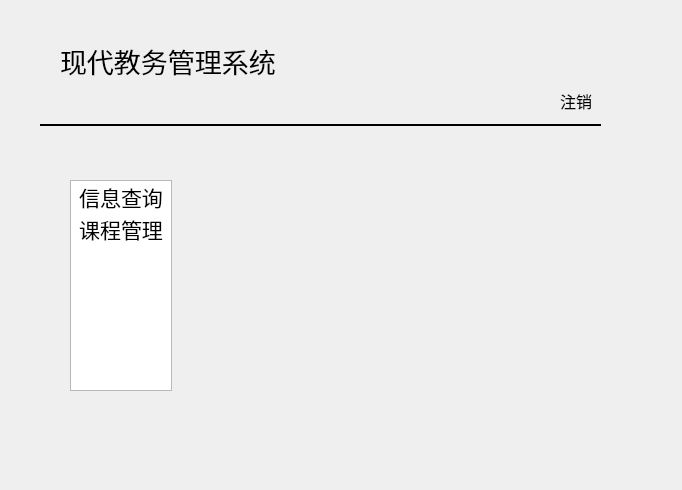
<?xml version="1.0" encoding="UTF-8"?>
<ui version="4.0">
 <class>admin</class>
 <widget class="QWidget" name="admin">
  <property name="geometry">
   <rect>
    <x>0</x>
    <y>0</y>
    <width>682</width>
    <height>490</height>
   </rect>
  </property>
  <property name="maximumSize">
   <size>
    <width>16777215</width>
    <height>16777215</height>
   </size>
  </property>
  <property name="windowTitle">
   <string>MainWindow</string>
  </property>
  <widget class="QLabel" name="label">
   <property name="geometry">
    <rect>
     <x>60</x>
     <y>40</y>
     <width>221</width>
     <height>41</height>
    </rect>
   </property>
   <property name="font">
    <font>
     <family>微软雅黑</family>
     <pointsize>20</pointsize>
    </font>
   </property>
   <property name="text">
    <string>现代教务管理系统</string>
   </property>
  </widget>
  <widget class="QLabel" name="label_2">
   <property name="geometry">
    <rect>
     <x>560</x>
     <y>90</y>
     <width>41</width>
     <height>21</height>
    </rect>
   </property>
   <property name="font">
    <font>
     <family>微软雅黑</family>
     <pointsize>12</pointsize>
    </font>
   </property>
   <property name="text">
    <string>注销</string>
   </property>
  </widget>
  <widget class="Line" name="line">
   <property name="geometry">
    <rect>
     <x>40</x>
     <y>110</y>
     <width>561</width>
     <height>31</height>
    </rect>
   </property>
   <property name="font">
    <font>
     <family>微软雅黑</family>
     <pointsize>12</pointsize>
     <weight>75</weight>
     <bold>true</bold>
    </font>
   </property>
   <property name="frameShadow">
    <enum>QFrame::Plain</enum>
   </property>
   <property name="lineWidth">
    <number>2</number>
   </property>
   <property name="orientation">
    <enum>Qt::Horizontal</enum>
   </property>
  </widget>
  <widget class="QWidget" name="gridLayoutWidget">
   <property name="geometry">
    <rect>
     <x>70</x>
     <y>180</y>
     <width>508</width>
     <height>211</height>
    </rect>
   </property>
   <layout class="QGridLayout" name="gridLayout">
    <item row="0" column="0">
     <widget class="QListWidget" name="listWidget">
      <property name="minimumSize">
       <size>
        <width>100</width>
        <height>0</height>
       </size>
      </property>
      <item>
       <property name="text">
        <string>信息查询</string>
       </property>
       <property name="font">
        <font>
         <family>微软雅黑</family>
         <pointsize>16</pointsize>
         <strikeout>false</strikeout>
        </font>
       </property>
       <property name="textAlignment">
        <set>AlignHCenter|AlignVCenter|AlignCenter</set>
       </property>
      </item>
      <item>
       <property name="text">
        <string>课程管理</string>
       </property>
       <property name="font">
        <font>
         <family>微软雅黑</family>
         <pointsize>16</pointsize>
        </font>
       </property>
       <property name="textAlignment">
        <set>AlignHCenter|AlignVCenter|AlignCenter</set>
       </property>
      </item>
     </widget>
    </item>
    <item row="0" column="1">
     <widget class="QStackedWidget" name="stackedWidget">
      <property name="minimumSize">
       <size>
        <width>400</width>
        <height>0</height>
       </size>
      </property>
      <property name="currentIndex">
       <number>0</number>
      </property>
      <widget class="QWidget" name="page"/>
      <widget class="QWidget" name="page_2">
       <widget class="QPushButton" name="pushButton_2">
        <property name="geometry">
         <rect>
          <x>40</x>
          <y>40</y>
          <width>111</width>
          <height>61</height>
         </rect>
        </property>
        <property name="font">
         <font>
          <family>微软雅黑</family>
          <pointsize>12</pointsize>
         </font>
        </property>
        <property name="text">
         <string>查看选课情况</string>
        </property>
       </widget>
      </widget>
      <widget class="QWidget" name="page_3">
       <widget class="QPushButton" name="pushButton_3">
        <property name="geometry">
         <rect>
          <x>60</x>
          <y>40</y>
          <width>75</width>
          <height>61</height>
         </rect>
        </property>
        <property name="font">
         <font>
          <family>微软雅黑</family>
          <pointsize>12</pointsize>
         </font>
        </property>
        <property name="text">
         <string>导入成绩</string>
        </property>
       </widget>
      </widget>
     </widget>
    </item>
   </layout>
  </widget>
 </widget>
 <resources/>
 <connections>
  <connection>
   <sender>listWidget</sender>
   <signal>currentRowChanged(int)</signal>
   <receiver>stackedWidget</receiver>
   <slot>setCurrentIndex(int)</slot>
   <hints>
    <hint type="sourcelabel">
     <x>129</x>
     <y>327</y>
    </hint>
    <hint type="destinationlabel">
     <x>338</x>
     <y>328</y>
    </hint>
   </hints>
  </connection>
 </connections>
</ui>
